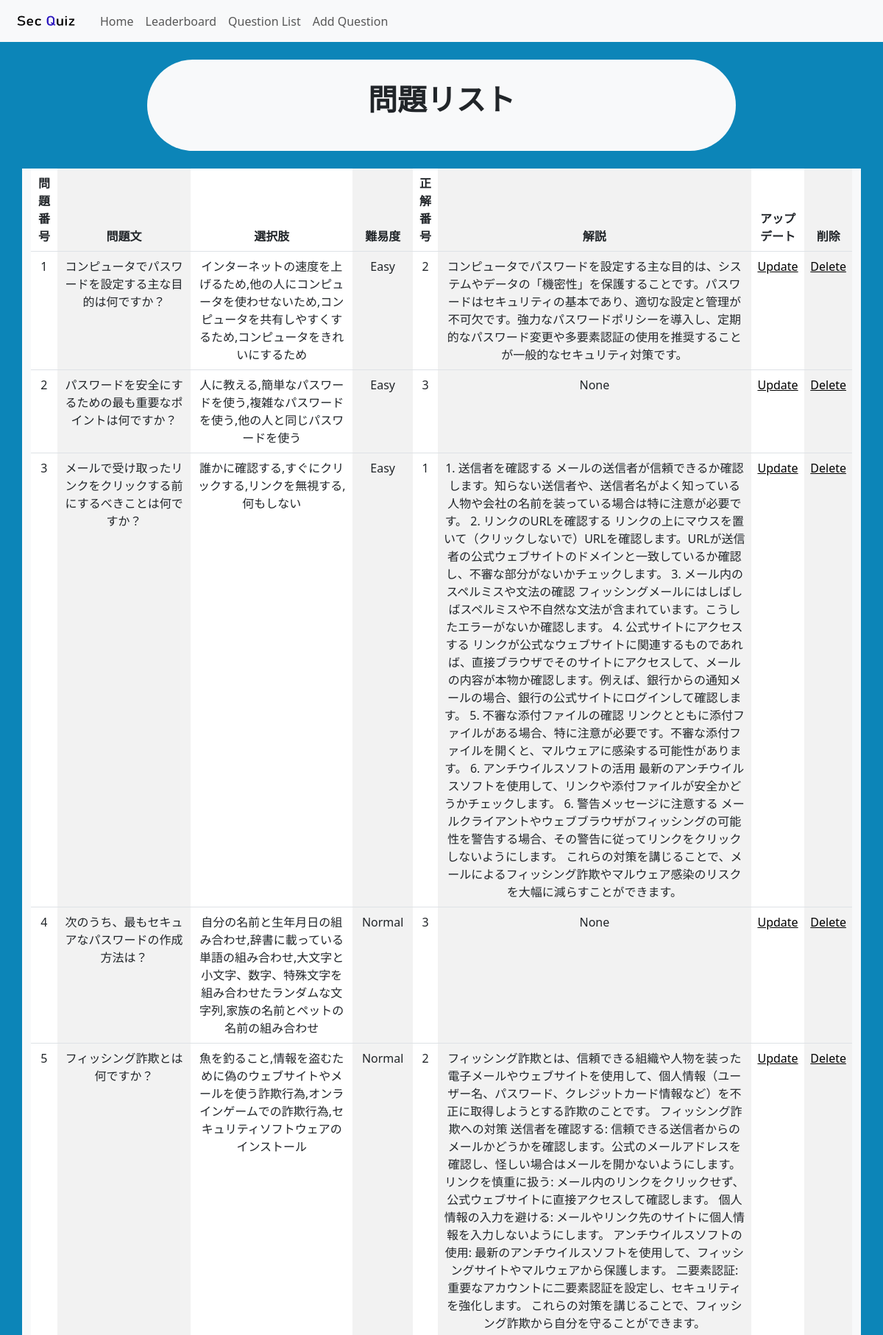
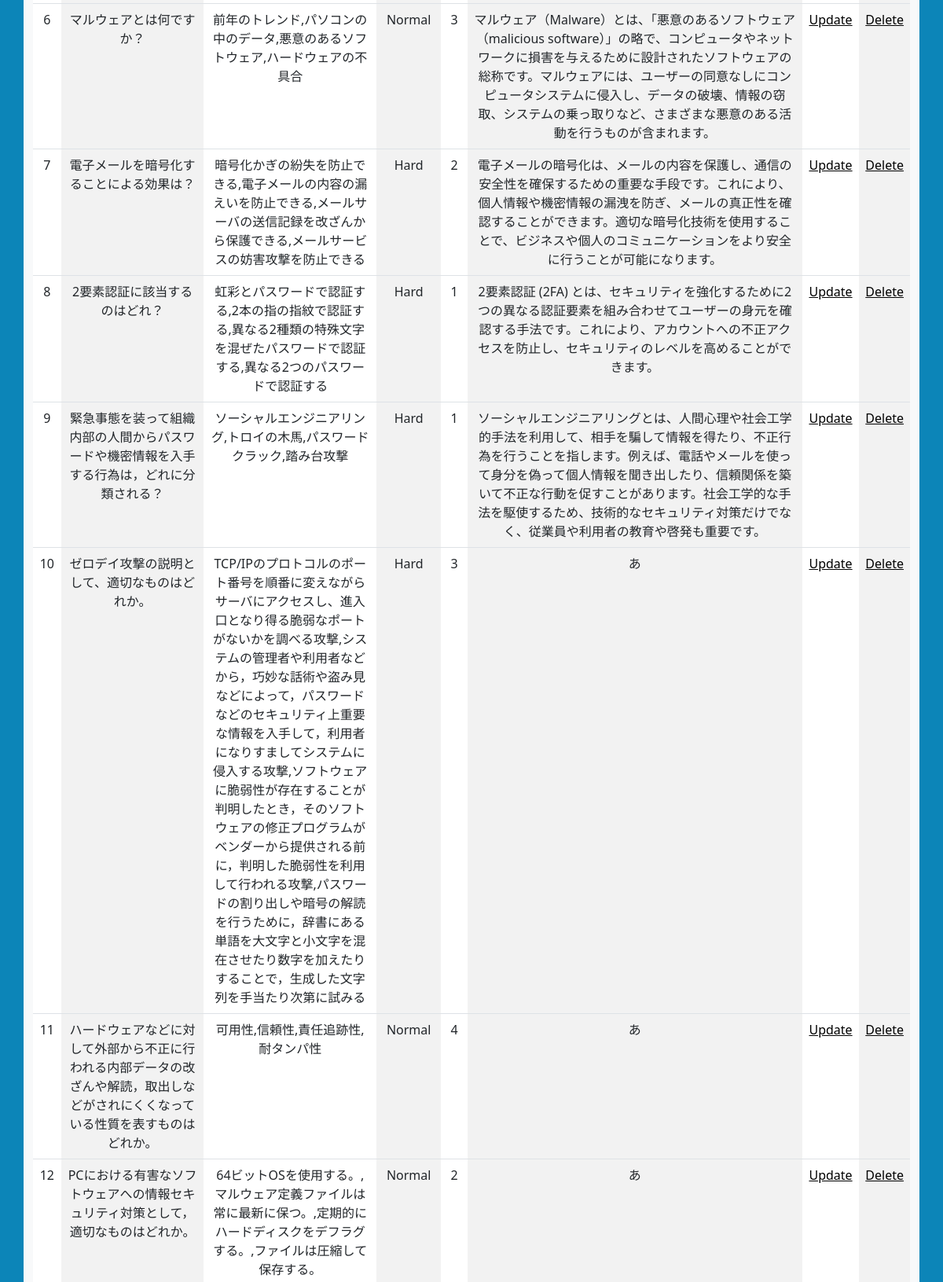
The app's page /questions_manager (upper part) with its own data (2 pictures, top to bottom).
### app.py (models this page shows)
class Question(db.Model):
    id = db.Column(db.Integer, primary_key=True)
    text = db.Column(db.Text, nullable=False)
    choices = db.Column(db.Text, nullable=False)
    difficulty = db.Column(db.String(50), nullable=False)
    correct_choice = db.Column(db.Integer, nullable=False)
    explain = db.Column(db.Text, nullable=True)

### app.py (the view)
@app.route("/questions_manager")
def list_questions_manager():
    questions = Question.query.all()
    number = 0
    numque =[]
    for question in questions:
        number = number + 1
        numque.append((number,question))
    return render_template("manager/question_list.html", numque=numque)

### templates/manager/question_list.html (shortened to what this page needs)
{% extends 'base.html' %}
{% block body %}
<link rel="stylesheet" href="../../static/css/background.css">
<link rel="stylesheet" href="../../static/css/yajirusi_button.css">
<nav class="navbar navbar-expand-lg bg-body-tertiary">
    <div class="container-fluid">
        <a class="navbar-brand" href="/">
            <img src="../static/image/secquiz_logo.png" alt="Logo" width="100" height="30"
                class="d-inline-block align-text-top">
        </a>
        <div class="collapse navbar-collapse" id="navbarNav">
            <ul class="navbar-nav">
                <li class="nav-item">
                    <a class="nav-link" aria-current="page" href="/manager">Home</a>
                </li>
                <li class="nav-item">
                    <a class="nav-link" href="/leaderboard_manager">Leaderboard</a>
                </li>
                <li class="nav-item">
                    <a class="nav-link" href="/questions_manager">Question List</a>
                </li>
                <li class="nav-item">
                    <a class="nav-link" href="/add_questions_manager">Add Question</a>
                </li>
            </ul>
        </div>
    </div>
</nav><br>
<div class="container-sm bg-light rounded-pill" style="width: 800px;"><br>
    <p class="fs-1 fw-bold text-center">問題リスト</p><br>
</div><br>
<div class="container-sm bg-light text-center" style="width: 1600px;">
    <table class="table table-striped-columns">
        <thead>
            <tr>
                <th>問題番号</th>
                <th>問題文</th>
                <th>選択肢</th>
                <th>難易度</th>
                <th>正解番号</th>
                <th>解説</th>
                <th>アップデート</th>
                <th>削除</th>
            </tr>
        </thead>
        <tbody>
            {% for number, question in numque %}
            <tr>
                <td>{{ number }}</td>
                <td>{{ question.text }}</td>
                <td>{{ question.choices }}</td>
                <td>{{ question.difficulty }}</td>
                <td>{{ question.correct_choice }}</td>
                <td>{{ question.explain }}</td>
                <td><a href="/update/{{ question.id }}" role="button">Update</a> </td>
                <td><a href="/delete/{{ question.id }}" role="button">Delete</a> </td>
            </tr>
            {% endfor %}
        </tbody>
    </table>
    <br>
</div>
{% endblock %}

### static/css/background.css (style rules this page uses)
a { color: #000000; }
html,body { height: 100%; }

### records on screen
Question: id "1", text "コンピュータでパスワードを設定する主な目的は何ですか？", choices "インターネットの速度を上げるため,他の人にコンピュータを使わせないため,コンピュータを共有しやすくするため,コンピュータをきれいにするため", difficulty "Easy", correct_choice "2", explain "コンピュータでパスワードを設定する主な目的は、システムやデータの「機密性」を保護することです。パスワードはセキュリティの基本であり、適切な設定と管理が不可欠です。強力なパスワードポリシーを導入し、定期的なパスワード変更や多要素認証の使用を推奨することが一般的なセキュリティ対策です。"
Question: id "2", text "パスワードを安全にするための最も重要なポイントは何ですか？", choices "人に教える,簡単なパスワードを使う,複雑なパスワードを使う,他の人と同じパスワードを使う", difficulty "Easy", correct_choice "3", explain "None"
Question: id "3", text "メールで受け取ったリンクをクリックする前にするべきことは何ですか？", choices "誰かに確認する,すぐにクリックする,リンクを無視する,何もしない", difficulty "Easy", correct_choice "1", explain "1. 送信者を確認する メールの送信者が信頼できるか確認します。知らない送信者や、送信者名がよく知っている人物や会社の名前を装っている場合は特に注意が必要です。 2. リンクのURLを確認する リンクの上にマウスを置いて（クリックしないで）URLを確認します。URLが送信者の公式ウェブサイトのドメインと一致しているか確認し、不審な部分がないかチェックします。 3. メール内のスペルミスや文法の確認 フィッシングメールにはしばしばスペルミスや不自然な文法が含まれています。こうしたエラーがないか確認します。 4. 公式サイトにアクセスする リンクが公式なウェブサイトに関連するものであれば、直接ブラウザでそのサイトにアクセスして、メールの内容が本物か確認します。例えば、銀行からの通知メールの場合、銀行の公式サイトにログインして確認します。 5. 不審な添付ファイルの確認 リンクとともに添付ファイルがある場合、特に注意が必要です。不審な添付ファイルを開くと、マルウェアに感染する可能性があります。 6. アンチウイルスソフトの活用 最新のアンチウイルスソフトを使用して、リンクや添付ファイルが安全かどうかチェックします。 6. 警告メッセージに注意する メールクライアントやウェブブラウザがフィッシングの可能性を警告する場合、その警告に従ってリンクをクリックしないようにします。 これらの対策を講じることで、メールによるフィッシング詐欺やマルウェア感染のリスクを大幅に減らすことができます。"
Question: id "4", text "次のうち、最もセキュアなパスワードの作成方法は？", choices "自分の名前と生年月日の組み合わせ,辞書に載っている単語の組み合わせ,大文字と小文字、数字、特殊文字を組み合わせたランダムな文字列,家族の名前とペットの名前の組み合わせ", difficulty "Normal", correct_choice "3", explain "None"
Question: id "5", text "フィッシング詐欺とは何ですか？", choices "魚を釣ること,情報を盗むために偽のウェブサイトやメールを使う詐欺行為,オンラインゲームでの詐欺行為,セキュリティソフトウェアのインストール", difficulty "Normal", correct_choice "2", explain "フィッシング詐欺とは、信頼できる組織や人物を装った電子メールやウェブサイトを使用して、個人情報（ユーザー名、パスワード、クレジットカード情報など）を不正に取得しようとする詐欺のことです。 フィッシング詐欺への対策 送信者を確認する: 信頼できる送信者からのメールかどうかを確認します。公式のメールアドレスを確認し、怪しい場合はメールを開かないようにします。 リンクを慎重に扱う: メール内のリンクをクリックせず、公式ウェブサイトに直接アクセスして確認します。 個人情報の入力を避ける: メールやリンク先のサイトに個人情報を入力しないようにします。 アンチウイルスソフトの使用: 最新のアンチウイルスソフトを使用して、フィッシングサイトやマルウェアから保護します。 二要素認証: 重要なアカウントに二要素認証を設定し、セキュリティを強化します。 これらの対策を講じることで、フィッシング詐欺から自分を守ることができます。"
Question: id "6", text "マルウェアとは何ですか？", choices "前年のトレンド,パソコンの中のデータ,悪意のあるソフトウェア,ハードウェアの不具合", difficulty "Normal", correct_choice "3", explain "マルウェア（Malware）とは、「悪意のあるソフトウェア（malicious software）」の略で、コンピュータやネットワークに損害を与えるために設計されたソフトウェアの総称です。マルウェアには、ユーザーの同意なしにコンピュータシステムに侵入し、データの破壊、情報の窃取、システムの乗っ取りなど、さまざまな悪意のある活動を行うものが含まれます。"
Question: id "7", text "電子メールを暗号化することによる効果は？", choices "暗号化かぎの紛失を防止できる,電子メールの内容の漏えいを防止できる,メールサーバの送信記録を改ざんから保護できる,メールサービスの妨害攻撃を防止できる", difficulty "Hard", correct_choice "2", explain "電子メールの暗号化は、メールの内容を保護し、通信の安全性を確保するための重要な手段です。これにより、個人情報や機密情報の漏洩を防ぎ、メールの真正性を確認することができます。適切な暗号化技術を使用することで、ビジネスや個人のコミュニケーションをより安全に行うことが可能になります。"
Question: id "8", text "2要素認証に該当するのはどれ？", choices "虹彩とパスワードで認証する,2本の指の指紋で認証する,異なる2種類の特殊文字を混ぜたパスワードで認証する,異なる2つのパスワードで認証する", difficulty "Hard", correct_choice "1", explain "2要素認証 (2FA) とは、セキュリティを強化するために2つの異なる認証要素を組み合わせてユーザーの身元を確認する手法です。これにより、アカウントへの不正アクセスを防止し、セキュリティのレベルを高めることができます。"
Question: id "9", text "緊急事態を装って組織内部の人間からパスワードや機密情報を入手する行為は，どれに分類される？", choices "ソーシャルエンジニアリング,トロイの木馬,パスワードクラック,踏み台攻撃", difficulty "Hard", correct_choice "1", explain "ソーシャルエンジニアリングとは、人間心理や社会工学的手法を利用して、相手を騙して情報を得たり、不正行為を行うことを指します。例えば、電話やメールを使って身分を偽って個人情報を聞き出したり、信頼関係を築いて不正な行動を促すことがあります。社会工学的な手法を駆使するため、技術的なセキュリティ対策だけでなく、従業員や利用者の教育や啓発も重要です。"
Question: id "10", text "ゼロデイ攻撃の説明として、適切なものはどれか。", choices "TCP/IPのプロトコルのポート番号を順番に変えながらサーバにアクセスし、進入口となり得る脆弱なポートがないかを調べる攻撃,システムの管理者や利用者などから，巧妙な話術や盗み見などによって，パスワードなどのセキュリティ上重要な情報を入手して，利用者になりすましてシステムに侵入する攻撃,ソフトウェアに脆弱性が存在することが判明したとき，そのソフトウェアの修正プログラムがベンダーから提供される前に，判明した脆弱性を利用して行われる攻撃,パスワードの割り出しや暗号の解読を行うために，辞書にある単語を大文字と小文字を混在させたり数字を加えたりすることで，生成した文字列を手当たり次第に試みる", difficulty "Hard", correct_choice "3", explain "あ"
Question: id "11", text "ハードウェアなどに対して外部から不正に行われる内部データの改ざんや解読，取出しなどがされにくくなっている性質を表すものはどれか。", choices "可用性,信頼性,責任追跡性,耐タンパ性", difficulty "Normal", correct_choice "4", explain "あ"
Question: id "12", text "PCにおける有害なソフトウェアへの情報セキュリティ対策として，適切なものはどれか。", choices "64ビットOSを使用する。,マルウェア定義ファイルは常に最新に保つ。,定期的にハードディスクをデフラグする。,ファイルは圧縮して保存する。", difficulty "Normal", correct_choice "2", explain "あ"
